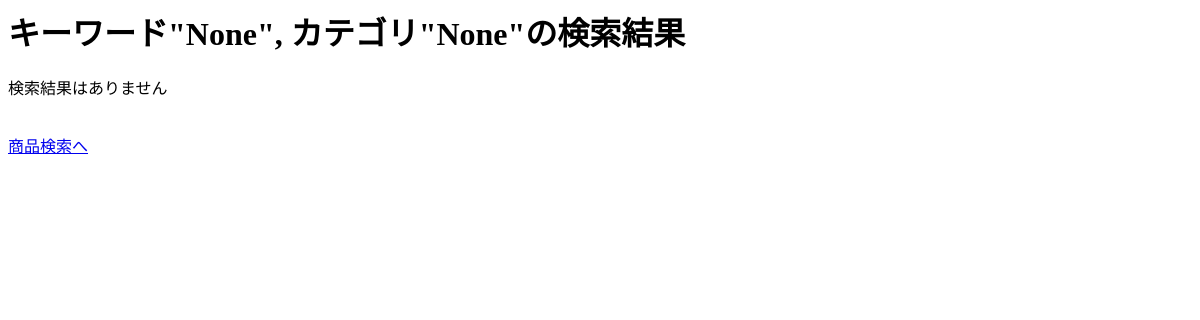
/SerchResult/, run on an earlier commit of the app's database.
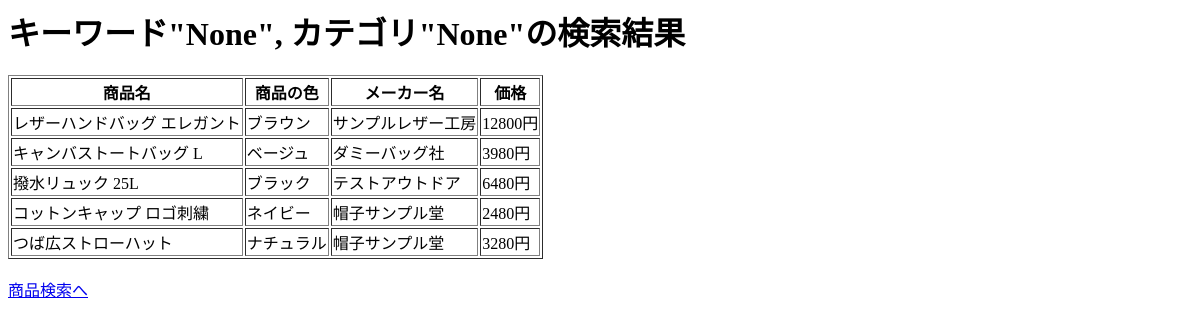
And on a later commit of the database.
### app/models.py (models this page shows)
class ShoppingItem(models.Model):
    item_id = models.IntegerField(primary_key=True)
    name = models.CharField(max_length=128)
    manufacturer = models.CharField(max_length=32)
    color = models.CharField(max_length=16)
    price = models.IntegerField()
    stock = models.IntegerField()
    recommended = models.BooleanField(default=False)
    category = models.ForeignKey(
        ShoppingCategory,
        on_delete=models.CASCADE,
        db_column="category_id",
    )
    class Meta:
        db_table = "shopping_item"

### app/views.py (the view)
# urls.py: path('SerchResult/', serch_result, name='serch_result'),
def serch_result(request):
    category = request.GET.get("category")
    keyword = request.GET.get("keyword")
    items = ShoppingItem.objects.all()
    if category:
        items = items.filter(category__name=category)
    if keyword:
        items = items.filter(name__icontains=keyword)
    for item in items:
        print(item.category)
    return render(
        request,
        "shop/serch_result.html",
        {
            "items": items,
            "category": category,
            "keyword": keyword,
        }
    )

### app/templates/shop/serch_result.html
<html>
<h1>キーワード"{{keyword}}", カテゴリ"{{category}}"の検索結果</h1>
<body>
    {% if items %}
        <table border="1">
            <tr>
                <th>商品名</th>
                <th>商品の色</th>
                <th>メーカー名</th>
                <th>価格</th>
            </tr>
            {% for item in items %}
            <tr>
                <td>{{ item.name }}</td>
                <td>{{ item.color }}</td>
                <td>{{ item.manufacturer }}</td>
                <td>{{ item.price }}円</td>
            </tr>
            {% endfor %}
        </table>
    {% else %}
        <p>検索結果はありません</p>
    {% endif %}
    <br>
    <a href="{% url 'index' %}">商品検索へ</a>
</body>
</html>

What changed in the data, as far as the page shows it:
added ShoppingItem: name "レザーハンドバッグ エレガント", color "ブラウン", manufacturer "サンプルレザー工房", price "12800"
added ShoppingItem: name "キャンバストートバッグ L", color "ベージュ", manufacturer "ダミーバッグ社", price "3980"
added ShoppingItem: name "撥水リュック 25L", color "ブラック", manufacturer "テストアウトドア", price "6480"
added ShoppingItem: name "コットンキャップ ロゴ刺繍", color "ネイビー", manufacturer "帽子サンプル堂", price "2480"
added ShoppingItem: name "つば広ストローハット", color "ナチュラル", manufacturer "帽子サンプル堂", price "3280"
Also different on the page:
text no longer shown: "検索結果はありません"
text now shown: "商品名 商品の色 メーカー名 価格"
